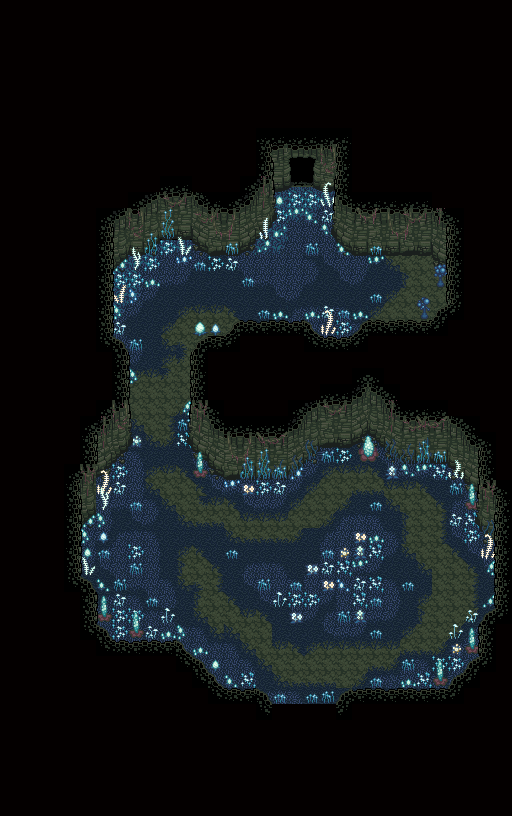

This game map was drawn from its Tiled (.tmx) file and the tilesets committed beside it. A one-line description and the trimmed map source follow:
An orthogonal 32x51 tile map with 16x16 px tiles, 5 tile layers (Natural Lower Chip, Natural Walls, Natural Upper Chip, Natural Wall Sidings, ...), 3 hidden layers not drawn, 2 tilesets and 12 objects (10x Event, stalker, item).

<map version="1.0" orientation="orthogonal" renderorder="right-down" width="32" height="51" tilewidth="16" tileheight="16" nextobjectid="77">
 <properties>
  <property name="bgm" value="obsolete" />
  <property name="radio" value="Soon, we meet." />
 </properties>
 <tileset firstgid="1" source="../tilesets/natural.tsx" />
 <tileset firstgid="481" source="../tilesets/artificial.tsx" />
 <layer name="Artificial Lower Chip" width="32" height="51" visible="0">
  <properties>
   <property name="z" value="0.0" />
  </properties>
  <data>[1632 cells, 1632 non-empty, 64 distinct tile ids]</data>
 </layer>
 <layer name="Natural Lower Chip" width="32" height="51">
  <properties>
   <property name="alt" value="true" />
   <property name="z" value="0.0" />
  </properties>
  <data>[1632 cells, 1632 non-empty, 34 distinct tile ids]</data>
 </layer>
 <layer name="Natural Walls" width="32" height="51">
  <properties>
   <property name="alt" value="true" />
   <property name="z" value=".1" />
  </properties>
  <data>[1632 cells, 291 non-empty, 63 distinct tile ids]</data>
 </layer>
 <layer name="Artificial Upper Chip" width="32" height="51" visible="0">
  <properties>
   <property name="z" value=".5" />
  </properties>
  <data>[1632 cells, 132 non-empty, 48 distinct tile ids]</data>
 </layer>
 <layer name="Natural Upper Chip" width="32" height="51">
  <properties>
   <property name="alt" value="true" />
   <property name="z" value=".5" />
  </properties>
  <data>[1632 cells, 152 non-empty, 44 distinct tile ids]</data>
 </layer>
 <layer name="Natural Wall Sidings" width="32" height="51">
  <properties>
   <property name="alt" value="true" />
   <property name="z" value=".2" />
  </properties>
  <data>[1632 cells, 99 non-empty, 24 distinct tile ids]</data>
 </layer>
 <objectgroup name="Object Layer" visible="0">
  <properties>
   <property name="z" value=".5" />
  </properties>
  <object id="56" name="door" type="Event" x="288" y="176" width="16" height="16">
   <properties>
    <property name="appearance" value="anim_door_closed" />
    <property name="hide" value="return getSwitch('final_door')" />
    <property name="passable" value="PASSABLE" />
   </properties>
  </object>
  <object id="58" name="trigger" type="Event" x="272" y="208" width="64" height="16">
   <properties>
    <property name="hide" value="return getSwitch('ante01')" />
    <property name="onCollide" value="play('ante01.lua')" />
   </properties>
  </object>
  <object id="59" name="switch" type="Event" x="192" y="240" width="16" height="16">
   <properties>
    <property name="hide" value="return (not getSwitch('ante01')) or getSwitch('final_door_push')" />
    <property name="onCollide" value="play('ante02.lua')" />
   </properties>
  </object>
  <object id="60" name="stalker" type="stalker" x="320" y="256" width="64" height="64">
   <properties>
    <property name="appearance" value="4dir_stalker" />
    <property name="face" value="WEST" />
    <property name="hide" value="return not getSwitch('final_stalker')" />
   </properties>
  </object>
  <object id="61" name="arrow" type="Event" x="288" y="96" width="16" height="16">
   <properties>
    <property name="appearance" value="4dir_arrow" />
    <property name="face" value="NORTH" />
    <property name="hide" value="return not getSwitch('final_door')" />
   </properties>
  </object>
  <object id="63" name="trigger" type="Event" x="256" y="256" width="16" height="64">
   <properties>
    <property name="hide" value="return (not getSwitch('final_door')) or getSwitch('ante03')" />
    <property name="onCollide" value="play('ante03.lua')" />
   </properties>
  </object>
  <object id="66" name="arrow" type="Event" x="304" y="96" width="16" height="16">
   <properties>
    <property name="appearance" value="4dir_arrow" />
    <property name="face" value="NORTH" />
    <property name="hide" value="return not getSwitch('final_door')" />
   </properties>
  </object>
  <object id="70" name="tele" type="Event" x="288" y="176" width="32" height="16">
   <properties>
    <property name="hide" value="return not getSwitch('final_door')" />
    <property name="onCollide" value="teleport('sector3/final.tmx', 14, 33)" />
   </properties>
  </object>
  <object id="73" name="tele" type="Event" x="272" y="704" width="64" height="16">
   <properties>
    <property name="onCollide" value="teleport('sector3/3c.tmx', 22, 11)" />
   </properties>
  </object>
  <object id="74" name="arrow" type="Event" x="288" y="704" width="16" height="16">
   <properties>
    <property name="appearance" value="4dir_arrow" />
    <property name="face" value="SOUTH" />
   </properties>
  </object>
  <object id="75" name="arrow" type="Event" x="304" y="704" width="16" height="16">
   <properties>
    <property name="appearance" value="4dir_arrow" />
    <property name="face" value="SOUTH" />
   </properties>
  </object>
  <object id="76" name="Guide Notes" type="item" x="432" y="272" width="16" height="16">
   <properties>
    <property name="key" value="item_guide" />
   </properties>
  </object>
 </objectgroup>
 <layer name="Artificial Overhead Chip" width="32" height="51" visible="0">
  <properties>
   <property name="z" value="1.5" />
  </properties>
  <data>[1632 cells, 0 non-empty, 0 distinct tile ids]</data>
 </layer>
 <layer name="Natural Overhead Chip" width="32" height="51">
  <properties>
   <property name="alt" value="true" />
   <property name="z" value="1.5" />
  </properties>
  <data>[1632 cells, 38 non-empty, 20 distinct tile ids]</data>
 </layer>
</map>
